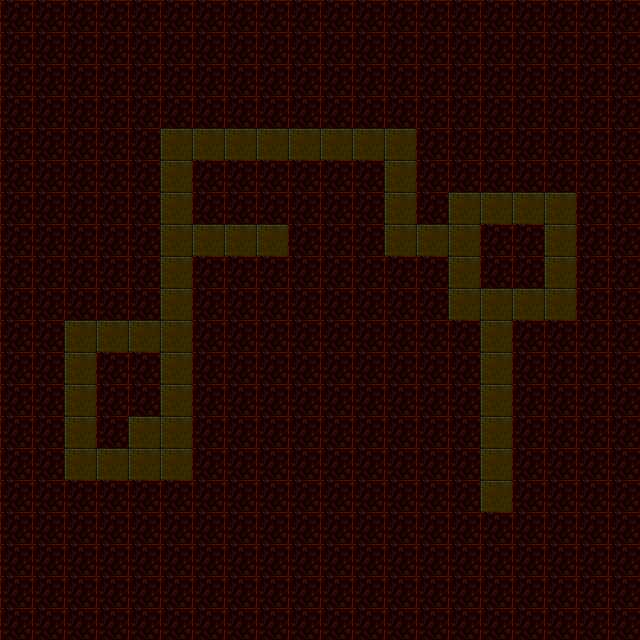

Rendered tile map (Tiled .tmx) drawn with the repository's tilesets; below, a short description and the map source with its tile grids summarised:
An orthogonal 20x20 tile map with 32x32 px tiles, 1 tile layer (Tile Layer 1) and 116 objects (block).

<map version="1.0" orientation="orthogonal" width="20" height="20" tilewidth="32" tileheight="32">
 <properties>
  <property name="goalX" value="4" />
  <property name="goalY" value="14" />
  <property name="spawnX" value="15" />
  <property name="spawnY" value="16" />
 </properties>
 <tileset firstgid="1" name="dungeon" tilewidth="32" tileheight="32">
  <image source="DungeonCrawl_ProjectUtumnoTileset.png" width="2048" height="1536" />
 </tileset>
 <layer name="Tile Layer 1" width="20" height="20">
  <data>[400 cells, 400 non-empty, 2 distinct tile ids]</data>
 </layer>
 <objectgroup name="object" width="20" height="20">
  <object gid="1046" x="352" y="128" />
  <object gid="1045" x="512" y="288" />
  <object gid="1045" x="96" y="448" />
  <object gid="1041" x="384" y="128" />
  <object gid="1041" x="416" y="128" />
  <object gid="1041" x="416" y="160" />
  <object gid="1041" x="416" y="192" />
  <object gid="1041" x="416" y="224" />
  <object gid="1041" x="448" y="192" />
  <object gid="1041" x="480" y="192" />
  <object gid="1041" x="512" y="192" />
  <object gid="1041" x="544" y="192" />
  <object gid="1041" x="576" y="192" />
  <object gid="1041" x="576" y="224" />
  <object gid="1041" x="576" y="256" />
  <object gid="1041" x="576" y="288" />
  <object gid="1041" x="576" y="320" />
  <object gid="1041" x="576" y="352" />
  <object gid="1041" x="544" y="352" />
  <object gid="1041" x="512" y="352" />
  <object gid="1041" x="512" y="256" />
  <object gid="1041" x="480" y="256" />
  <object gid="1041" x="480" y="288" />
  <object gid="1041" x="448" y="352" />
  <object gid="1041" x="448" y="384" />
  <object gid="1041" x="448" y="416" />
  <object gid="1041" x="448" y="448" />
  <object gid="1041" x="448" y="480" />
  <object gid="1041" x="448" y="512" />
  <object gid="1041" x="448" y="544" />
  <object gid="1041" x="480" y="544" />
  <object gid="1041" x="512" y="544" />
  <object gid="1041" x="512" y="512" />
  <object gid="1041" x="512" y="480" />
  <object gid="1041" x="512" y="448" />
  <object gid="1041" x="512" y="416" />
  <object gid="1041" x="512" y="416" />
  <object gid="1041" x="512" y="384" />
  <object gid="1041" x="416" y="320" />
  <object gid="1041" x="416" y="352" />
  <object gid="1041" x="416" y="288" />
  <object gid="1041" x="384" y="288" />
  <object gid="1041" x="352" y="288" />
  <object gid="1041" x="352" y="256" />
  <object gid="1041" x="352" y="224" />
  <object gid="1041" x="352" y="192" />
  <object gid="1041" x="320" y="128" />
  <object gid="1041" x="288" y="128" />
  <object gid="1041" x="256" y="128" />
  <object gid="1041" x="224" y="128" />
  <object gid="1041" x="192" y="128" />
  <object gid="1041" x="160" y="128" />
  <object gid="1041" x="128" y="128" />
  <object gid="1041" x="128" y="160" />
  <object gid="1041" x="128" y="192" />
  <object gid="1041" x="128" y="224" />
  <object gid="1041" x="128" y="288" />
  <object gid="1041" x="128" y="288" />
  <object gid="1041" x="128" y="256" />
  <object gid="1041" x="128" y="320" />
  <object gid="1041" x="192" y="192" />
  <object gid="1041" x="192" y="224" />
  <object gid="1041" x="224" y="192" />
  <object gid="1041" x="256" y="192" />
  <object gid="1041" x="288" y="192" />
  <object gid="1041" x="320" y="192" />
  <object gid="1041" x="224" y="224" />
  <object gid="1041" x="256" y="224" />
  <object gid="1041" x="288" y="224" />
  <object gid="1041" x="288" y="256" />
  <object gid="1041" x="288" y="288" />
  <object gid="1041" x="256" y="288" />
  <object gid="1041" x="224" y="288" />
  <object gid="1041" x="192" y="288" />
  <object gid="1041" x="192" y="320" />
  <object gid="1041" x="192" y="384" />
  <object gid="1041" x="192" y="416" />
  <object gid="1041" x="192" y="352" />
  <object gid="1041" x="192" y="448" />
  <object gid="1041" x="192" y="480" />
  <object gid="1041" x="192" y="512" />
  <object gid="1041" x="160" y="512" />
  <object gid="1041" x="128" y="512" />
  <object gid="1041" x="96" y="512" />
  <object gid="1041" x="64" y="512" />
  <object gid="1041" x="32" y="480" />
  <object gid="1041" x="32" y="512" />
  <object gid="1041" x="32" y="448" />
  <object gid="1041" x="32" y="416" />
  <object gid="1041" x="32" y="384" />
  <object gid="1041" x="32" y="352" />
  <object gid="1041" x="32" y="352" />
  <object gid="1041" x="32" y="320" />
  <object gid="1041" x="32" y="320" />
  <object gid="1041" x="64" y="320" />
  <object gid="1041" x="96" y="320" />
  <object gid="1041" x="96" y="384" />
  <object gid="1041" x="96" y="416" />
  <object gid="1041" x="128" y="416" />
  <object gid="1041" x="128" y="384" />
  <object gid="1042" x="480" y="192" />
  <object gid="1042" x="352" y="288" />
  <object gid="1042" x="320" y="192" />
  <object gid="1042" x="224" y="224" />
  <object gid="1042" x="192" y="192" />
  <object gid="1042" x="192" y="128" />
  <object gid="1042" x="128" y="320" />
  <object gid="1042" x="96" y="320" />
  <object gid="1042" x="32" y="512" />
  <object gid="1042" x="128" y="416" />
  <object gid="1042" x="192" y="448" />
  <object gid="1042" x="192" y="512" />
  <object gid="1042" x="160" y="512" />
  <object name="bBlock" type="block" gid="1055" x="160" y="320">
   <properties>
    <property name="id" value="4" />
   </properties>
  </object>
 </objectgroup>
 <objectgroup name="action" width="20" height="20">
  <object gid="732" x="128" y="448" />
  <object gid="72" x="480" y="512" />
 </objectgroup>
</map>
